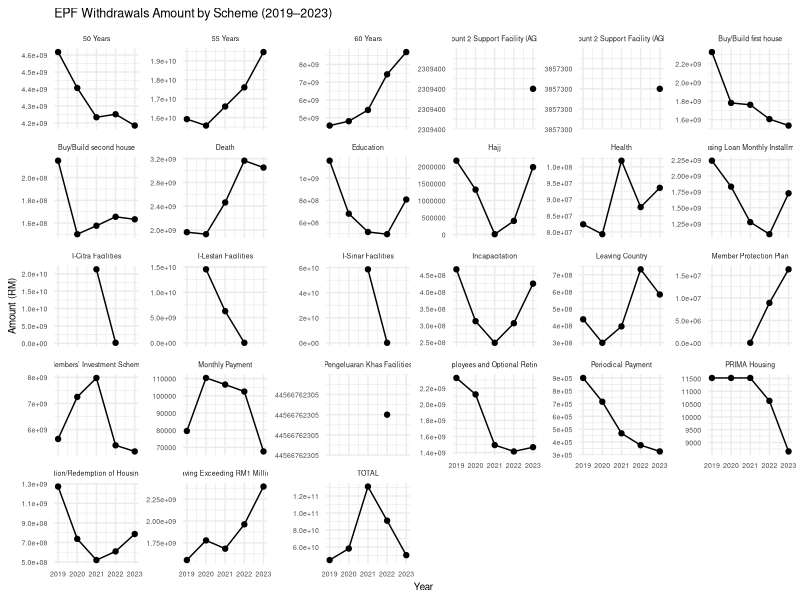
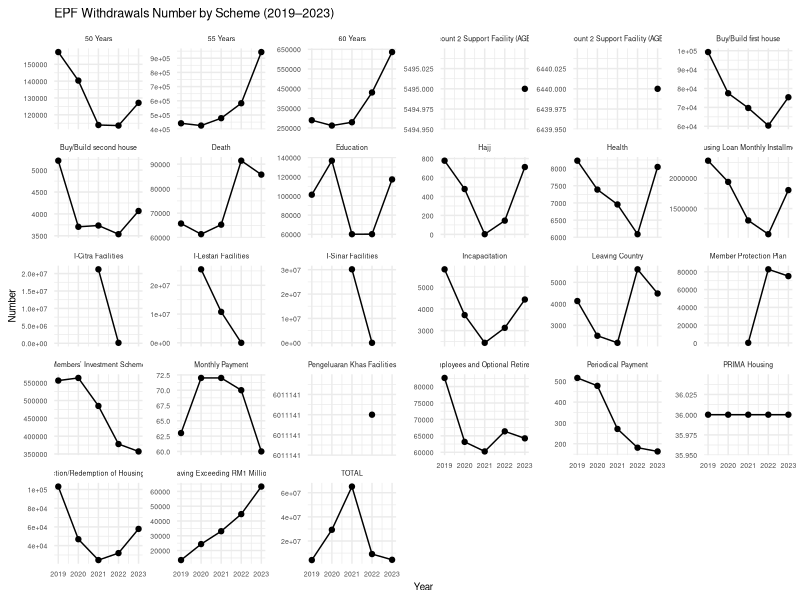

R code for these plots, in order:
hello = 1234
library(tidyr)
library(readxl)
Withdrawal_data <- read_excel("Withdrawal data.xlsx")
View(Withdrawal_data)

library(tidyverse)
# Step 1: Rename the first column to "Withdrawal Scheme"
names(Withdrawal_data)[1] <- "Withdrawal Scheme"
colnames_new <- c("withdrawal_scheme", "2023_number", "2023_amount", 
                  "2022_number", "2022_amount", "2021_number", "2021_amount", 
                  "2020_number", "2020_amount", "2019_number", "2019_amount")
colnames(Withdrawal_data) <- colnames_new
Withdrawal_data <- Withdrawal_data[-1, ]
View(Withdrawal_data)

library(dplyr)
Withdrawal_data <- Withdrawal_data %>%
  mutate(across(-withdrawal_scheme, as.numeric))
withdrawal_amount <- Withdrawal_data %>%
  select(withdrawal_scheme, contains("_amount"))%>%
  rename_with(
    ~ str_remove(., "_amount"),                  
    .cols = !matches("withdrawal_scheme")) %>%
  mutate(across(-withdrawal_scheme, ~ as.numeric(.x)))

View(withdrawal_amount)

# Step 1: Pivot longer
withdrawal_amount_long <- withdrawal_amount %>%
  pivot_longer(
    cols = -withdrawal_scheme,
    names_to = "year",
    values_to = "amount"
  ) %>%
  mutate(year = as.numeric(year))  # Ensure year is numeric
View(withdrawal_amount_long)

# Step 2: Plot with facet_wrap
ggplot(withdrawal_amount_long, aes(x = year, y = amount)) +
  geom_line() +
  geom_point() +
  facet_wrap(~ withdrawal_scheme, scales = "free_y") +
  theme_minimal() +
  labs(
    title = "EPF Withdrawals Amount by Scheme (2019–2023)",
    x = "Year",
    y = "Amount (RM)"
  ) +
  theme(
    strip.text = element_text(size = 5), 
    axis.text.x = element_text(size = 5),   
    axis.text.y = element_text(size = 5),   
    axis.title = element_text(size = 7),   
    plot.title = element_text(size = 9)
  )

# Withdrawal Numbers
withdrawal_number <- Withdrawal_data %>%
  select(withdrawal_scheme, contains("_number"))%>%
  rename_with(
    ~ str_remove(., "_number"),                  
    .cols = !matches("withdrawal_scheme")) %>%
  mutate(across(-withdrawal_scheme, ~ as.numeric(.x)))

View(withdrawal_number)

# Step 1: Pivot longer
withdrawal_number_long <- withdrawal_number %>%
  pivot_longer(
    cols = -withdrawal_scheme,
    names_to = "year",
    values_to = "number"
  ) %>%
  mutate(year = as.numeric(year))  # Ensure year is numeric
View(withdrawal_number_long)

# Step 2: Plot with facet_wrap
ggplot(withdrawal_number_long, aes(x = year, y = number)) +
  geom_line() +
  geom_point() +
  facet_wrap(~ withdrawal_scheme, scales = "free_y") +
  theme_minimal() +
  labs(
    title = "EPF Withdrawals Number by Scheme (2019–2023)",
    x = "Year",
    y = "Number"
  ) +
  theme(
    strip.text = element_text(size = 5), 
    axis.text.x = element_text(size = 5),   
    axis.text.y = element_text(size = 5),   
    axis.title = element_text(size = 7),   
    plot.title = element_text(size = 9)
  )
